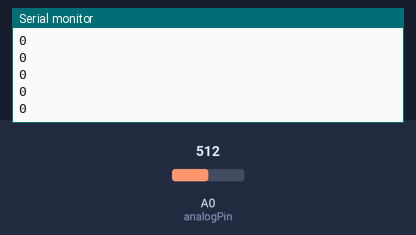
Bench run of a sketch on a simulated Arduino Uno, built with avr-gcc and run on an emulated ATmega328P. Shown: the last lines printed to the serial monitor. The test bench sets the inputs (shaded band); at power-on: A0 (analogPin) = 512.

Above: at 1.2 s.
1.3 s: A0 (analogPin) set to 716
At 2.2 s:
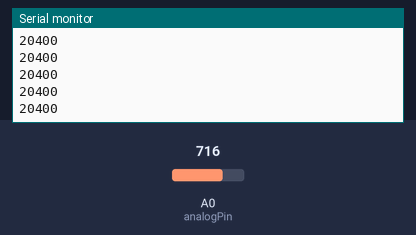
2.8 s: A0 (analogPin) set to 900
At 3.6 s:
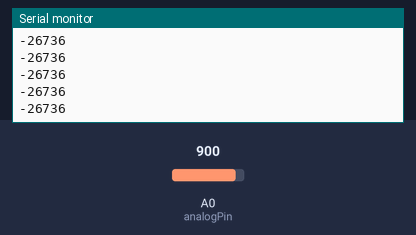
Timing chart, 0 to 5.8 s (numbered marks = the images above; inputs shaded):
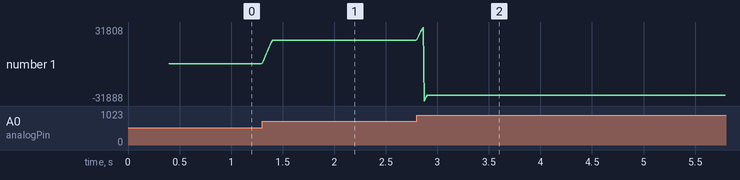

Measured:
- after the input at 1.3 s, the serial monitor: prints a new line at once (image 1)
- after the input at 2.8 s, the serial monitor: prints a new line at once (image 2)
- plotted number 1: 0 → 20400 after the input at 1.3 s, 20400 → -26736 after the input at 2.8 s

The sketch:

wwemg_game.ino
```cpp
// Arduino sampling with interrupt for WWEmg game
// Include the TimerOne library for Timer1 operations
#include <TimerOne.h>

#define READING_FREQ 1000   // Timer triggers every 1000 microseconds (1ms) - means 10kHz

int analogPin = 0;

const int bufferSize = 100;
int buffer[bufferSize];
int bufferIndex = 0;
int bufferSum = 0;

int calibTime = 400;
int calibCount = 0;
long computedAverage = 0;
bool average = false;

void setup() {

  Serial.begin(115200);  //  setup serial with high baud rate
  for (int i = 0; i < bufferSize; i++) {
    buffer[i] = 0;
  }

  // Set up Timer1 to trigger interrupt:
  Timer1.initialize(READING_FREQ);
  Timer1.attachInterrupt(timerISR); // Define the ISR function
}

void loop() {

}  // Void Loop

// interrupt func to read in every 1 ms
void timerISR() {
  // at every interrupt read in the analog value and safe it into an array:
  // compute the mean noise value for the contraction - calibration period
  // sum up the values and divide by the past time in the end
  if (average
        == false) {
      int emgData = analogRead(analogPin);
      computedAverage += emgData;
      calibCount++;
    } else {
      // after calibration calculate the smoothed contraction value
      // Read EMG data: data-period
      int emgData = analogRead(analogPin);

      // Update circular buffer and sum, sum is divide by 100 in python to get the value for that
      // sum for moving average
      int contractionValue = abs(emgData - computedAverage);
      bufferSum -= buffer[bufferIndex];
      buffer[bufferIndex] = contractionValue;
      bufferSum += contractionValue;
      //print
      if( 0 == (bufferIndex % 10)){
        Serial.println(bufferSum);
      }
    }

    // break for calibration period
    if (calibCount
        == calibTime) {
      average = true;
      computedAverage = computedAverage / calibTime;
      calibCount++;
      Serial.println(computedAverage);
    }
    // iterate through buffer circulary
    bufferIndex = (bufferIndex + 1) % bufferSize;

}
```
